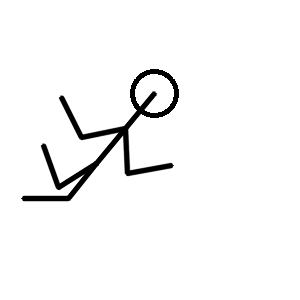
//> input picture SketchData/testing_painting/7003.png, 300 x 300 px
$ ./SketchTest   (built with g++ and OpenCV 4)
//> lines starting //> are read from the running program, lines starting //| are printed output that depends on the picture
#include <stdio.h>
#include <opencv2/opencv.hpp>
#include <opencv2/core.hpp>
#include <opencv2/highgui.hpp>
#include <opencv2/imgproc/imgproc.hpp>

using namespace cv;

int main(int argc, char** argv )
{

    int len = 300;
    Mat rImage=imread("./testing_painting/7003.png");
//> rImage is the input picture: 300 rows x 300 cols, CV_8UC3; min 0, max 255, mean 246.5
    Mat oImage(len,len,CV_8UC3,Scalar(255,255,255));
    Mat aImage;

    int l = 90;
    int output[22] = {150,  91, 120, 124,  78, 135,  59,  95, 122, 166, 168, 164,  90, 158,
          56, 175,  34, 155,  67, 201,  18, 188};

    circle(oImage, Point(output[0],output[1]), l/4, Scalar(0,0,255), 3, 8, 0);
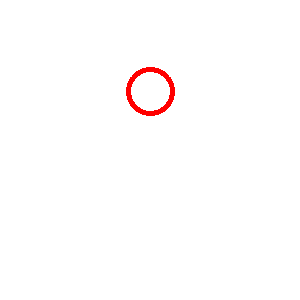
//> oImage: 300 rows x 300 cols, CV_8UC3; mean B, G, R 253, 253, 255
    //draw upperbody
    line(oImage,Point(output[0],output[1]),Point(output[2],output[3]),Scalar(0,0,255),3,LINE_AA);
    //draw leftupperarm
    line(oImage,Point(output[2],output[3]),Point(output[4],output[5]),Scalar(0,0,255),3,LINE_AA);
    //draw leftlowerarm
    line(oImage,Point(output[4],output[5]),Point(output[6],output[7]),Scalar(0,0,255),3,LINE_AA);
    //draw rightupperarm
    line(oImage,Point(output[2],output[3]),Point(output[8],output[9]),Scalar(0,0,255),3,LINE_AA);
    //draw rightlowerarm
    line(oImage,Point(output[8],output[9]),Point(output[10],output[11]),Scalar(0,0,255),3,LINE_AA);
    //draw lowerbody
    line(oImage,Point(output[2],output[3]),Point(output[12],output[13]),Scalar(0,0,255),3,LINE_AA);
    //draw leftupperleg
    line(oImage,Point(output[12],output[13]),Point(output[14],output[15]),Scalar(0,0,255),3,LINE_AA);
    //draw leftlowerleg
    line(oImage,Point(output[14],output[15]),Point(output[16],output[17]),Scalar(0,0,255),3,LINE_AA);
    //draw rightupperleg
    line(oImage,Point(output[12],output[13]),Point(output[18],output[19]),Scalar(0,0,255),3,LINE_AA);
    //draw rightlowerleg
    line(oImage,Point(output[18],output[19]),Point(output[20],output[21]),Scalar(0,0,255),3,LINE_AA);
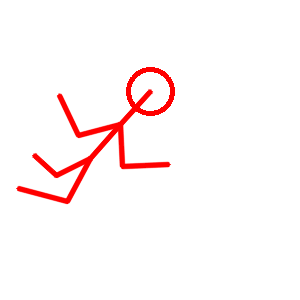
//> oImage: 300 rows x 300 cols, CV_8UC3; mean B, G, R 246.7, 246.7, 255
    addWeighted(rImage,0.6,oImage,0.4,0,aImage);
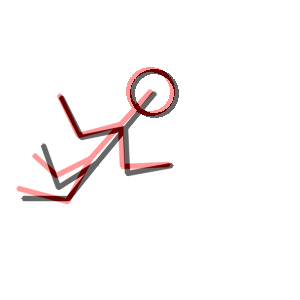
//> aImage: 300 rows x 300 cols, CV_8UC3; mean B, G, R 246.6, 246.6, 249.9
    imshow("compare",aImage);
    waitKey(0);
    return 0;
}

$ run again, with SketchData/testing_painting/7000.png copied over SketchData/testing_painting/7003.png
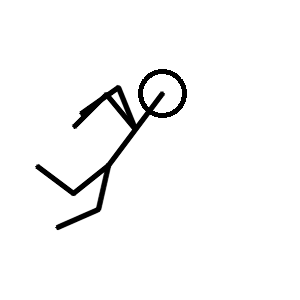
//> input picture SketchData/testing_painting/7000.png, 300 x 300 px
//> rImage is the input picture: 300 rows x 300 cols, CV_8UC3; min 0, max 255, mean 246.9
//> `addWeighted(rImage,0.6,oImage,0.4,0,aImage);`:
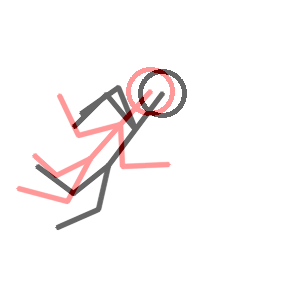
//> aImage: 300 rows x 300 cols, CV_8UC3; mean B, G, R 246.8, 246.8, 250.1

$ run again, with SketchData/testing_painting/7001.png copied over SketchData/testing_painting/7003.png
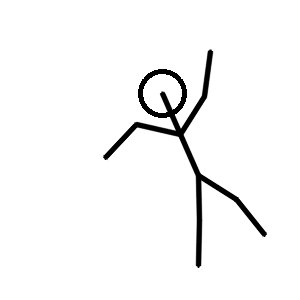
//> input picture SketchData/testing_painting/7001.png, 300 x 300 px
//> rImage is the input picture: 300 rows x 300 cols, CV_8UC3; min 0, max 255, mean 246.4
//> `addWeighted(rImage,0.6,oImage,0.4,0,aImage);`:
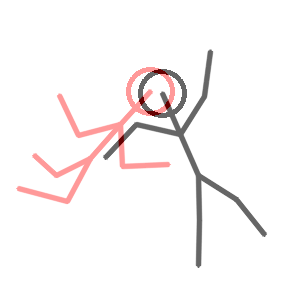
//> aImage: 300 rows x 300 cols, CV_8UC3; mean B, G, R 246.5, 246.5, 249.8

$ run again, with SketchData/testing_painting/7002.png copied over SketchData/testing_painting/7003.png
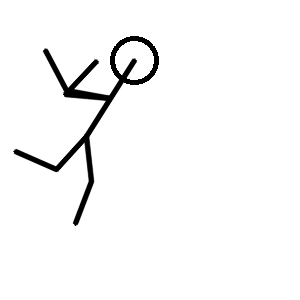
//> input picture SketchData/testing_painting/7002.png, 300 x 300 px
//> rImage is the input picture: 300 rows x 300 cols, CV_8UC3; min 0, max 255, mean 246.8
//> `addWeighted(rImage,0.6,oImage,0.4,0,aImage);`:
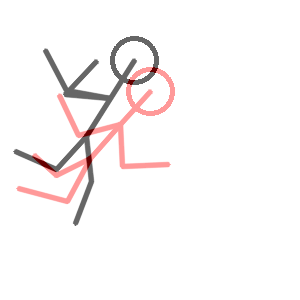
//> aImage: 300 rows x 300 cols, CV_8UC3; mean B, G, R 246.8, 246.8, 250.1
